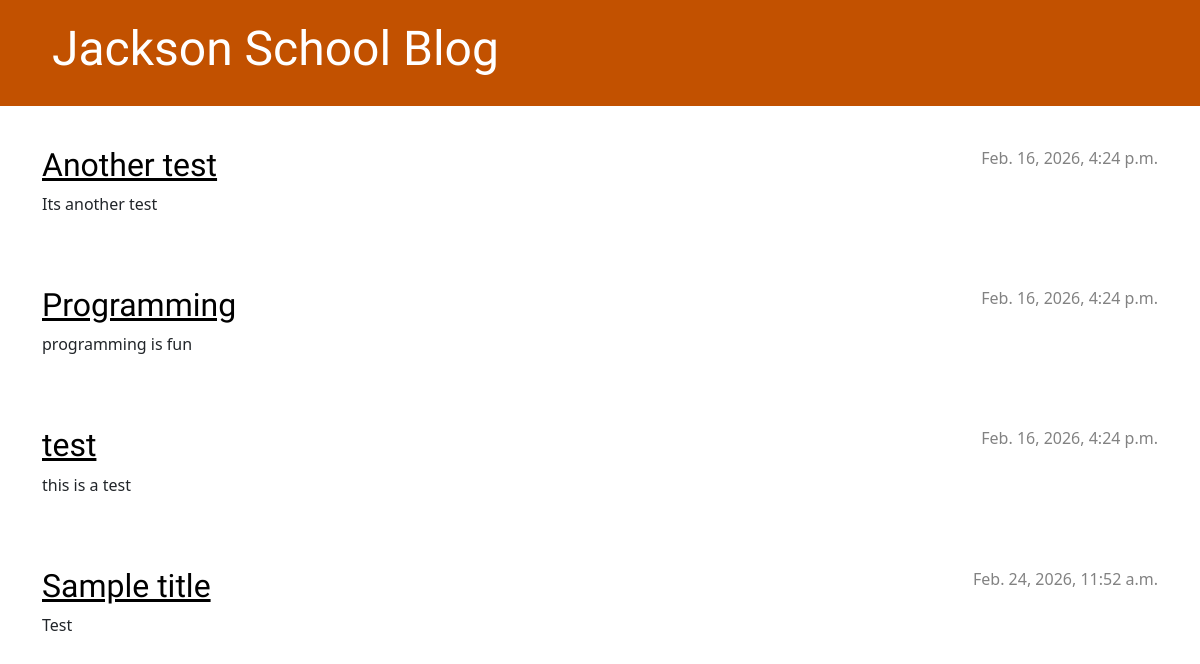
Before: / with the older database file.
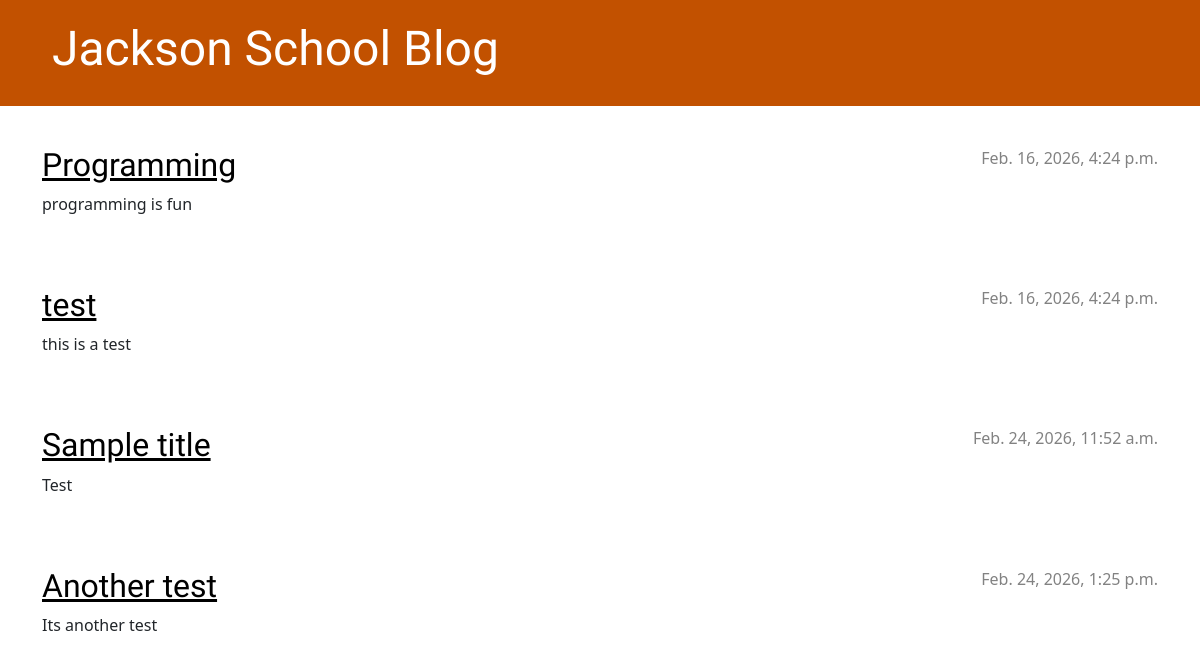
After: the same page with the newer database file.
### blog/models.py (models this page shows, shortened)
class Post(models.Model):
    author = models.ForeignKey(settings.AUTH_USER_MODEL, on_delete=models.CASCADE)
    title = models.CharField(max_length=200)
    text = models.TextField()
    created_date = models.DateTimeField(default=timezone.now)
    published_date = models.DateTimeField(blank=True, null=True)

### blog/views.py (the view)
# urls.py: path('', views.post_list, name='post_list'),
def post_list(request):
    posts = Post.objects.filter(published_date__lte=timezone.now()).order_by('published_date')
    return render(request, 'blog/post_list.html', {'posts': posts})

### blog/templates/blog/post_list.html
{% extends 'blog/base.html' %}
{% block content %}
    {% for post in posts %}
        <article class="post">
            <time class="date">
                {{ post.published_date }}
            </time>
            <h2><a href="{% url 'post_detail' pk=post.pk %}">{{ post.title }}</a></h2>
            <p>{{ post.text|linebreaksbr }}</p>
        </article>
    {% endfor %}
{% endblock %}

### blog/templates/blog/base.html (shortened to what this page needs)
{% load static %}
<!DOCTYPE html>
<html>
    <head>
        <link rel="stylesheet" href="https://cdn.jsdelivr.net/npm/bootstrap@5.3.3/dist/css/bootstrap.min.css">
        <link rel="stylesheet" href="{% static 'css/blog.css' %}">
    </head>
    <body>
        <header class="page-header">
            <div class="container">
                <h1><a href="/">Jackson School Blog</a></h1>
            </div>
        </header>
        <main class="container">
            <div class="row">
                <div class="col">
                    {% block content %}
                    {% endblock %}
                </div>
            </div>
        </main>
    </body>
</html>

### blog/static/css/blog.css (style rules this page uses)
.page-header { background-color: #C25100; margin-top: 0; margin-bottom: 40px; padding: 20px 20px 20px 40px; }
.page-header h1, .page-header h1 a, .page-header h1 a:visited, .page-header h1 a:active { color: #ffffff; font-size: 36pt; text-decoration: none; }
h1, h2, h3, h4 { font-family: 'Lobster', cursive; }
.date { color: #828282; }
.post { margin-bottom: 70px; }
.post h2 a, .post h2 a:visited { color: #000000; }
.post > .date, .post > .actions { float: right; }

Changed rows visible on the page:
changed Post "Another test": published_date "Feb. 16, 2026, 4:24 p.m." → "Feb. 24, 2026, 1:25 p.m."; moves down the list
